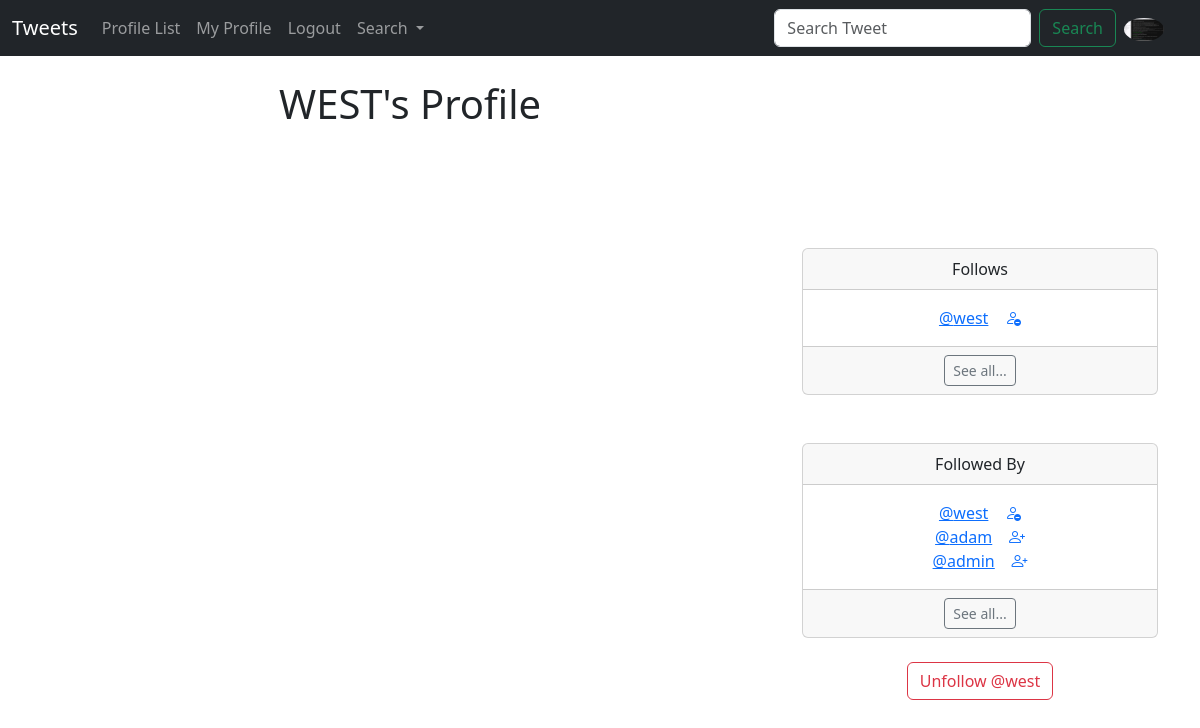
The page /profile/4 (signed in) on the database as committed earlier.
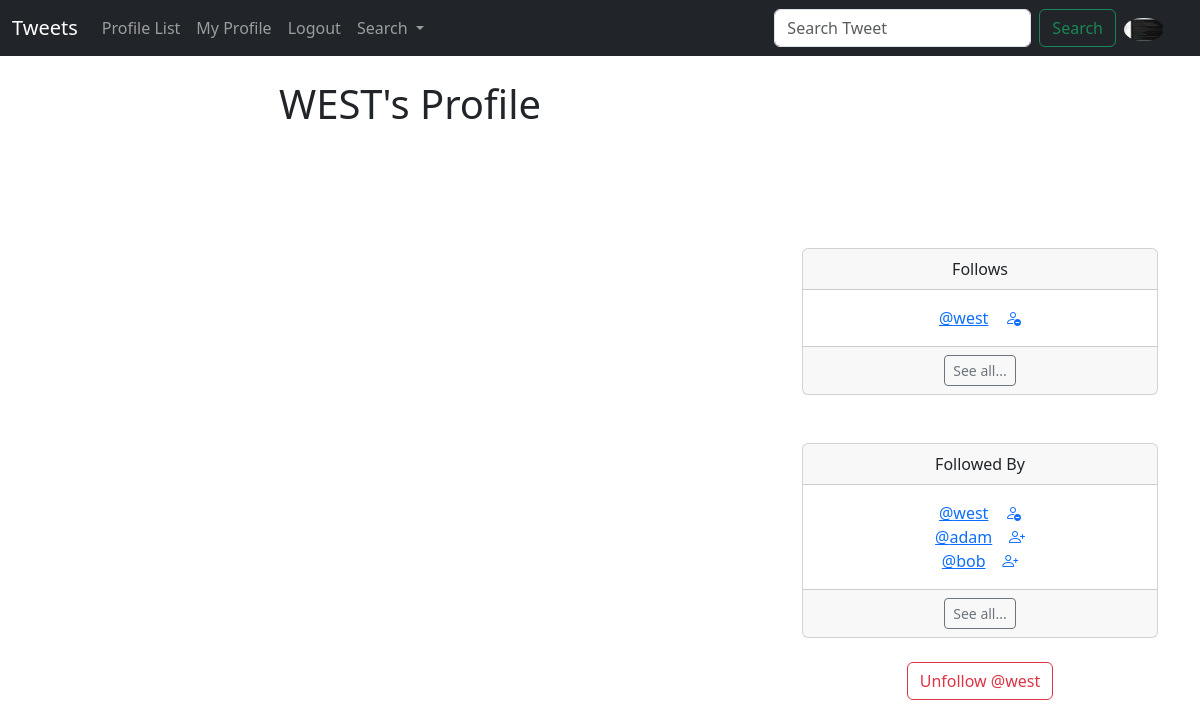
The same page on the database as committed later.
### tweet/models.py (models this page shows)
class Profile(models.Model):
    user = models.OneToOneField(User, on_delete=models.CASCADE)
    follows = models.ManyToManyField(
        "self",
        related_name="followed_by",
        symmetrical=False,
        blank=True
    )
    date_modified = models.DateTimeField(User, auto_now=True)
    profile_image = models.ImageField(null=True, blank=True, upload_to='images/')
    profile_bio = models.CharField(null=True, blank=True, max_length=500)
    homepage_link = models.CharField(null=True, blank=True, max_length=100)
    facebook_link = models.CharField(null=True, blank=True, max_length=100)
    instagram_link = models.CharField(null=True, blank=True, max_length=100)
    linkedin_link = models.CharField(null=True, blank=True, max_length=100)
    def __str__(self):
        return self.user.username

### tweet/views.py (the view, shortened to what this page needs)
# urls.py: path('profile/<int:pk>', views.profile, name='profile'),
def profile(request, pk):
    if request.user.is_authenticated:
        profiles = Profile.objects.get(user__id=pk)
        tweets = Tweet.objects.filter(user__id=pk)
        return render(request, 'tweet/profile.html', {'profiles': profiles, 'tweets': tweets})
    else:
        messages.warning(request, "You must be logged in to continue...")
        return redirect('login')

### templates/tweet/profile.html (shortened to what this page needs)
{% extends 'base.html' %}
{% load static %}
{% block content %}
{% if profiles %}
    <div class="container text-center">
        <div class="row">
            <div class="col-8">
                <h1>{{profiles.user.username|upper}}'s Profile</h1>
                <br>
            </div>
            <div class="col-4">
                <br><br><br>
                <br><br>
            <br/><br/>
                <div class="card">
                    <div class="card-header">
                        Follows
                    </div>
                    <div class="card-body">
                      <p class="card-text">
                        {% for profile in profiles.follows.all %}
                            <a href="{% url 'profile' profile.user.id %}">@{{profile}}</a>
                            <a href="{% url 'unfollow' profile.user.id %}"><i class="bi bi-person-dash"></i></a>
                            <br>
                        {% endfor %}
                      </p>
                    </div>
                    <div class="card-footer">
                        <a href="{% url 'follows' request.user.id %}" class="btn btn-sm btn-outline-secondary">See all...</a>
                    </div>
                </div>
                <br><br>
                <div class="card">
                    <div class="card-header">
                        Followed By
                    </div>
                    <div class="card-body">
                      <p class="card-text">
                        {% for profile in profiles.followed_by.all|slice:3 %}
                            <a href="{% url 'profile' profile.user.id %}">@{{profile}}</a>
                            {% if profile in profiles.follows.all %}
                            <a href="{% url 'unfollow' profile.user.id %}"><i class="bi bi-person-dash"></i></a>
                            {% else %}
                            <a href="{% url 'follow' profile.user.id %}"><i class="bi bi-person-plus"></i></a>
                            {% endif %}
                            <br>
                        {% endfor %}
                      </p>
                    </div>
                    <div class="card-footer">
                        <a href="{% url 'followers' request.user.id %}" class="btn btn-sm btn-outline-secondary">See all...</a>
                    </div>
                </div>
                <br>
                <form method="post">
                    {% if profiles in request.user.profile.follows.all %}
                        <button class="btn btn-outline-danger" name="follow" value="unfollow" type="submit">Unfollow @{{profiles.user.username}}</button>
                    {% else %}
                        <button class="btn btn-outline-success" name="follow" value="follow" type="submit">Follow @{{profiles.user.username}}</button>
                    {% endif %}
                </form>
                <br>
            </div>
        </div>
    </div>
{% endif %}
{% endblock content %}

Rows that differ between the two databases and show on the page:
no longer on this page (row edited): Profile: user.username "admin"
now on this page (row edited): Profile: user.username "bob"
